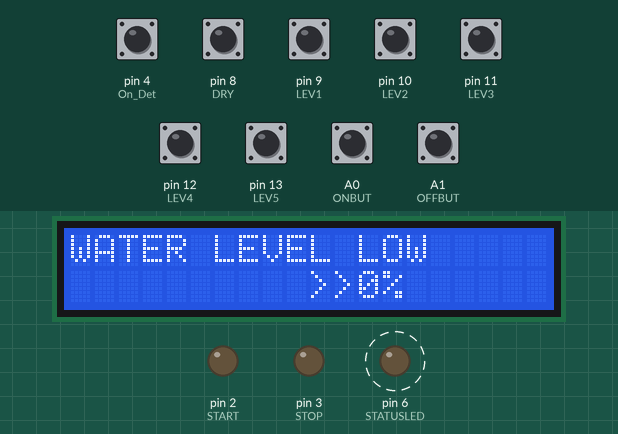
Simulated run of this sketch. Board: Arduino Uno, built with avr-gcc and run on an emulated ATmega328P. On the bench: 20×2 character LCD, output pins drawn as LEDs (lit = HIGH). Dashed ring = blinking. The inputs (shaded band) are chosen by the test bench; at power-on: A0 (ONBUT), A1 (OFFBUT), pin 4 (On_Det), pin 8 (DRY), pin 9 (LEV1), pin 10 (LEV2), pin 11 (LEV3), pin 12 (LEV4), pin 13 (LEV5) HIGH. EEPROM starts erased.

Above: at 4.3 s.
4.4 s: A0 (ONBUT) pulled LOW for 0.15 s
At 5.1 s:
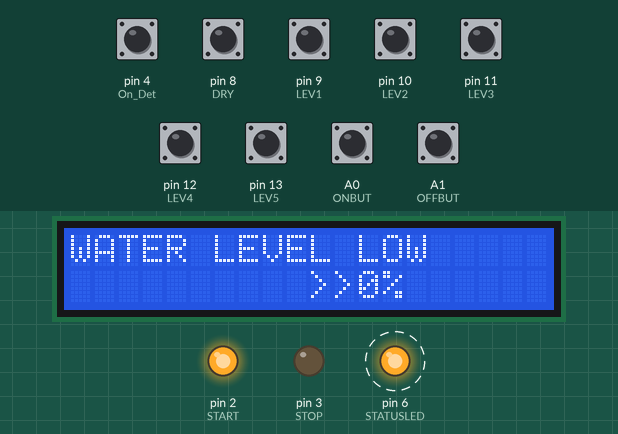
7.2 s: pin 13 (LEV5) pulled LOW for 0.15 s
At 8.2 s:
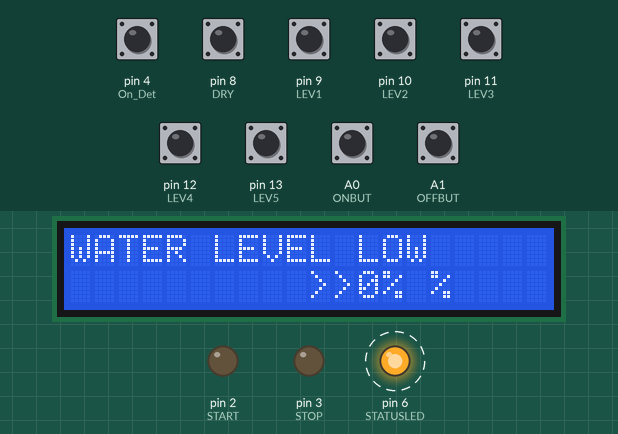
9.3 s: pin 9 (LEV1) pulled LOW for 0.15 s
At 9.51 s:
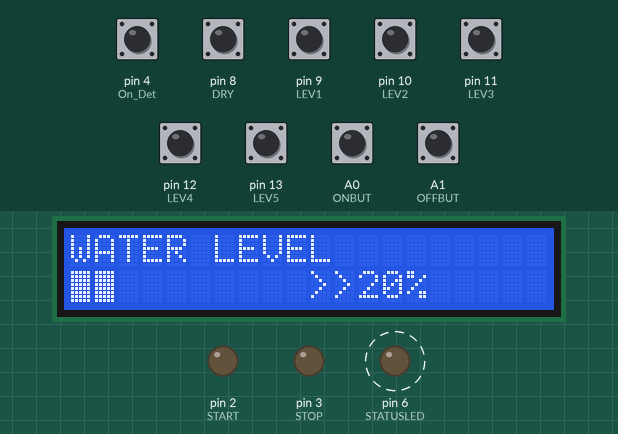
10.9 s: pin 10 (LEV2) pulled LOW for 0.15 s
At 11.09 s:
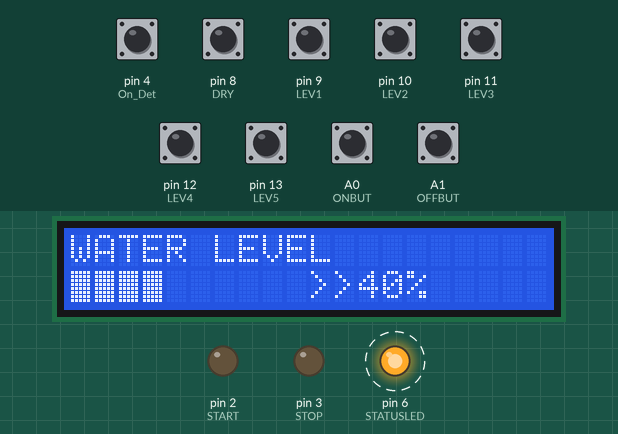
12.5 s: pin 11 (LEV3) pulled LOW for 0.15 s
At 12.68 s:
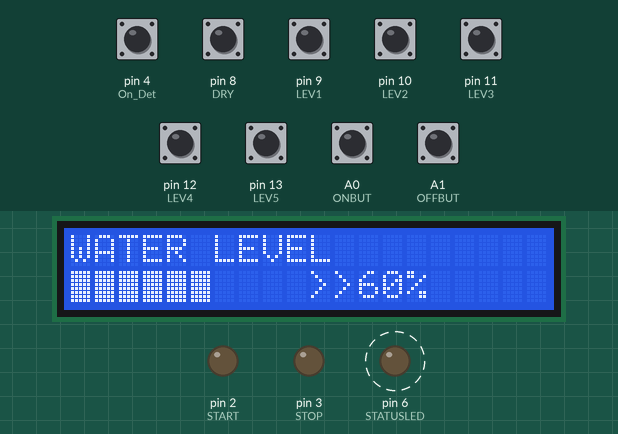
14.1 s: pin 12 (LEV4) pulled LOW for 0.15 s
At 14.26 s:
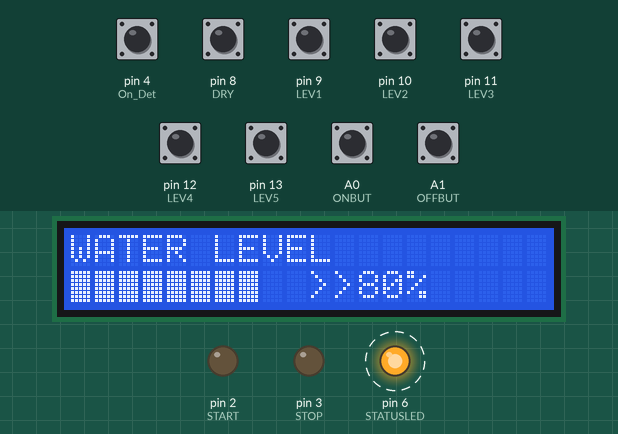
Timing chart, 0 to 45.9 s (numbered marks = the images above; inputs shaded):
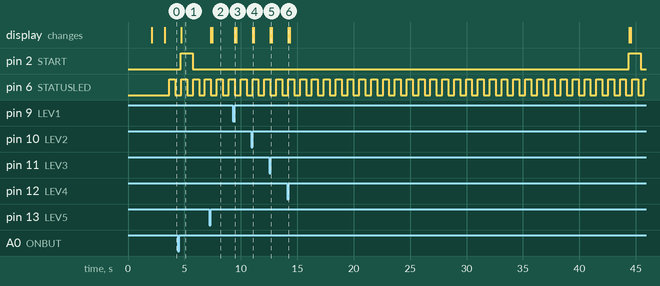

The sketch:

water_level_lcd.ino
```cpp
#include <Wire.h>
#include <LiquidCrystal_I2C.h>
#include <EEPROM.h>

#define STATUSLED   6
#define START       2
#define STOP        3
#define ONBUT       A0
#define OFFBUT      A1
#define On_Det      4
#define LEV1        9
#define LEV2        10
#define LEV3        11
#define LEV4        12
#define LEV5        13
#define DRY         8

LiquidCrystal_I2C lcd(0x27,20,2);
enum MOTORSTATE {ON, OFF};

int waterLevel, waterflow, a;
long tim_on, tim_off, buttonTimer = 0, longPressTime = 1000, tim_setlow = 0, tim_progres=0, tim_lowOn=0;
bool Pow_on = false, lowOn = false;
int AutoMode=0, LowLevel = 20;
MOTORSTATE MotorState;

class MySwitch {
  private:
    byte pin;
    bool Key_Down = false, Key_Hold = false, Key_Up = false;
    bool butAct, longAct;
    long butTimer, holdDelay = 3000;
    byte state;
    int x = 0, y;
  public:
    MySwitch(byte pin)
    {
      this->pin = pin;
      Key_Down = false;
      Key_Up = false;
      Key_Hold = false;
      Serial.println("Switch Init");
      init();
    }
    void init()
    {
      pinMode(pin, INPUT_PULLUP);
      //update();
      Serial.println("Switch Init2222");
    }
    void clearValue()
    {
      Key_Up = false;
      Key_Down = false;
      Key_Hold = false;
    }
    void update()
    {
      if (digitalRead(pin) == LOW)
      {
        if (butAct == false)
        {
          butAct = true;
          butTimer = millis();
        }
        if ((millis() - butTimer > holdDelay) && (longAct == false))
        {
          longAct = true;
          // long press
          Key_Hold = true;
        }
      }
      else
      {
        if (butAct == true)
        {
          if (longAct == true)
          {
            longAct = false;
          } else {
            // short press
            Key_Up = true;
          }
          butAct = false;
        }
      }
    }

    bool isHold()
    {
      return Key_Hold;
    }
    bool isPressed()
    {
      return Key_Up;
    }
};

MySwitch onSw(ONBUT);
MySwitch offSw(OFFBUT);

byte Bar[] = {
  B11111,
  B11111,
  B11111,
  B11111,
  B11111,
  B11111,
  B11111,
  B11111
};

void loadSettings()
{
  if (EEPROM.read(1023) == 'T')
  {
    MotorState = EEPROM.read(2);
    AutoMode = EEPROM.read(3);
    LowLevel = EEPROM.read(4);
  }
  else
  {
    MotorState = OFF;
    EEPROM.write(2, MotorState);
    AutoMode = 1;
    EEPROM.write(3, AutoMode);
    LowLevel = 10;
    EEPROM.write(4, LowLevel);
    EEPROM.write(1023, 'T');
  }
}

void setup()
{
    Serial.begin(9600);
    pinMode(STATUSLED, OUTPUT);
    pinMode(START, OUTPUT);
    pinMode(STOP, OUTPUT);
    pinMode(ONBUT, INPUT_PULLUP);
    pinMode(OFFBUT, INPUT_PULLUP);
    pinMode(On_Det, INPUT_PULLUP);
    pinMode(LEV1, INPUT_PULLUP);
    pinMode(LEV2, INPUT_PULLUP);
    pinMode(LEV3, INPUT_PULLUP);
    pinMode(LEV4, INPUT_PULLUP);
    pinMode(LEV5, INPUT_PULLUP);
    pinMode(DRY, INPUT);

    loadSettings();

    lcd.init();
	  lcd.backlight();
    lcd.createChar(0, Bar);
    lcd.setCursor(5,0);
    lcd.print("QTRON");
    delay(2000);
    lcd.clear();
    lcd.setCursor(0, 0);
    String Ams = (AutoMode == 1) ? "ON  " : "OFF ";
    lcd.println("AUTO MODE : " + Ams);
    lcd.setCursor(0, 1);
    lcd.println("LOW LEVEL: " + String(LowLevel)+"%   ");
    delay(1000);
    if (MotorState == ON)
        Pow_on = true;
    else
        Pow_on = false;
}
void loop()
{
    static unsigned long timr = millis();
  // Show LCD Time Date
  if (millis() - timr > 500)
  {
    timr = millis();
    digitalWrite(STATUSLED, !digitalRead(STATUSLED));
  }
  delay(100);
    waterLevel = 0;
    if (digitalRead(LEV1) == 0) waterLevel = 20;
    if (digitalRead(LEV2) == 0) waterLevel = 40;
    if (digitalRead(LEV3) == 0) waterLevel = 60;
    if (digitalRead(LEV4) == 0) waterLevel = 80;
    if (digitalRead(LEV5) == 0) waterLevel = 100;
    if (digitalRead(DRY) == 0) waterflow = 60; else waterflow = 0;


    if (Pow_on == true)
    {
        if(millis() > 60000)
        {
            Pow_on = false;
            MotorOn();
        }
    }
    if (millis() > tim_on + 1000) digitalWrite(START, LOW);
    if (millis() > tim_off + 5000) digitalWrite(STOP, LOW);

    if (digitalRead(On_Det) == LOW){
        MotorState = ON;
        EEPROM.write(2, MotorState);
    }else if (digitalRead(On_Det) == HIGH) {
        MotorState = OFF;
        EEPROM.write(2, MotorState);
    }
    onSw.update();
    if (onSw.isHold() == true) {
        onSw.clearValue();
        setLowLevel();
        }
    else if (onSw.isPressed() == true) {
        onSw.clearValue();
        MotorOn();
        }

    offSw.update();
    if (offSw.isHold() == true) {
        offSw.clearValue();
        changeAutomode();
        }
    else if (offSw.isPressed() == true) {
        offSw.clearValue();
        MotorOff();
    }

    if (waterLevel >=100 && AutoMode == 1)
      {
        MotorOff();
      }
      if (waterLevel <= LowLevel && AutoMode == 1)
      {
        if (lowOn == false)
        {
          tim_lowOn = millis();
          lowOn = true;
        }
      }
      else
      {
        lowOn = false;
      }
      if (millis() > tim_lowOn + 30000 && lowOn == true)
      {
        MotorOn();
        lowOn = false;
      }
      lcd.setCursor(0, 0);
      lcd.print(lowOn == true ? "WATER LEVEL LOW " : "WATER LEVEL     ");
      LevelBar(waterLevel/10);
      lcd.setCursor(10,1);
      lcd.print(">>" + String(waterLevel) + "% ");
      if (MotorState == ON )
      {
        if (millis() > tim_progres + 200)
        {
          tim_progres = millis();
          if (((waterLevel/10) + a) > 10)
          {
            a = 0;
            lcd.setCursor((waterLevel/10), 1);
            lcd.print(strSpace(10 - (waterLevel/10)));
          }
          lcd.setCursor(((waterLevel/10) + a-1), 1);
          lcd.write(0);
          a++;
        }
      }
      else if (MotorState == OFF)
      {
        a=0;
        lcd.setCursor(waterLevel/10, 1);
        lcd.print(strSpace(10 - (waterLevel/10)));
      }
}

void MotorOff()
{
  if (MotorState != OFF)
  {
    tim_off = millis();
    digitalWrite(STOP, HIGH);
    lcd.clear();
    lcd.print("  MOTOR STOPED");
    //MotorState = OFF;
    // EEPROM.write(2, MotorState);
  }
}

void MotorOn()
{
  if (MotorState != ON)
    {
      tim_on = millis();
      digitalWrite(START, HIGH);
      lcd.clear();
      lcd.print(" MOTOR STARTED");
      //MotorState = ON;
      // EEPROM.write(2, MotorState);
    }
}

void LevelBar(int perc)
{
  for (int i=0; i <= perc-1; i++)
  {
    lcd.setCursor(i, 1);
    lcd.write(0);
  }
}

void changeAutomode()  // Auto Mode ON/OFF
{
  if (AutoMode == 1)
  {
    AutoMode = 0;
    EEPROM.write(3, AutoMode);
    lcd.clear();
    lcd.print(F(" AUTO MODE OFF"));
    delay(1000);
  }
  else
  {
    AutoMode = 1;
    EEPROM.write(3, AutoMode);
    lcd.clear();
    lcd.print(F(" AUTO MODE ON"));
    delay(1000);
  }
}

void setLowLevel()
{
  lcd.clear();
  tim_setlow = millis();
  while(true)
  {
    if (millis() - tim_setlow > 10000) break;
    lcd.setCursor(0,0);
    lcd.print("SET LOW LEVEL");
    lcd.setCursor(3,1);
    lcd.print("<  " + String(LowLevel) + "%   >  ");

    onSw.update();
    if (onSw.isHold() == true)
    {
      onSw.clearValue();
      EEPROM.write(4, LowLevel);
      lcd.clear();
      lcd.print("Low Level Stored...");
      break;
    }
    else if (onSw.isPressed() == true)
    {
      onSw.clearValue();
      LowLevel -=20;
      if(LowLevel < 0) LowLevel = 80;
      tim_setlow = millis();
    }

    offSw.update();
    if (offSw.isPressed() == true)
    {
      offSw.clearValue();
      LowLevel +=20;
      if(LowLevel > 80) LowLevel = 0;
      tim_setlow = millis();
    }
  }

}

String strSpace(int g)
{
  switch (g) {
    case 0:
    return "";
    break;
  case 1:
    return " ";
    break;
  case 2:
    return "  ";
    break;
  case 3:
    return "   ";
    break;
  case 4:
    return "    ";
    break;
  case 5:
    return "     ";
    break;
  case 6:
    return "      ";
    break;
  case 7:
    return "       ";
    break;
  case 8:
    return "        ";
    break;
  case 9:
    return "         ";
    break;
  case 10:
    return "          ";
    break;
  }
}
```

Measured:
- after the input at 4.4 s, pin 2 (START): LOW → HIGH after 0.27 s, → LOW 1.1 s later
- after the input at 7.2 s, the display: first changes after 0.15 s (image 2 shows a later state)
- after the input at 9.3 s, the display: changes after 0.16 s (image 3)
- after the input at 10.9 s, the display: changes after 0.14 s (image 4)
- after the input at 12.5 s, the display: changes after 0.12 s (image 5)
- after the input at 14.1 s, the display: changes after 0.10 s (image 6)
- by itself, pin 6 (STATUSLED): alternates HIGH for 0.53 s and LOW for 0.53 s
